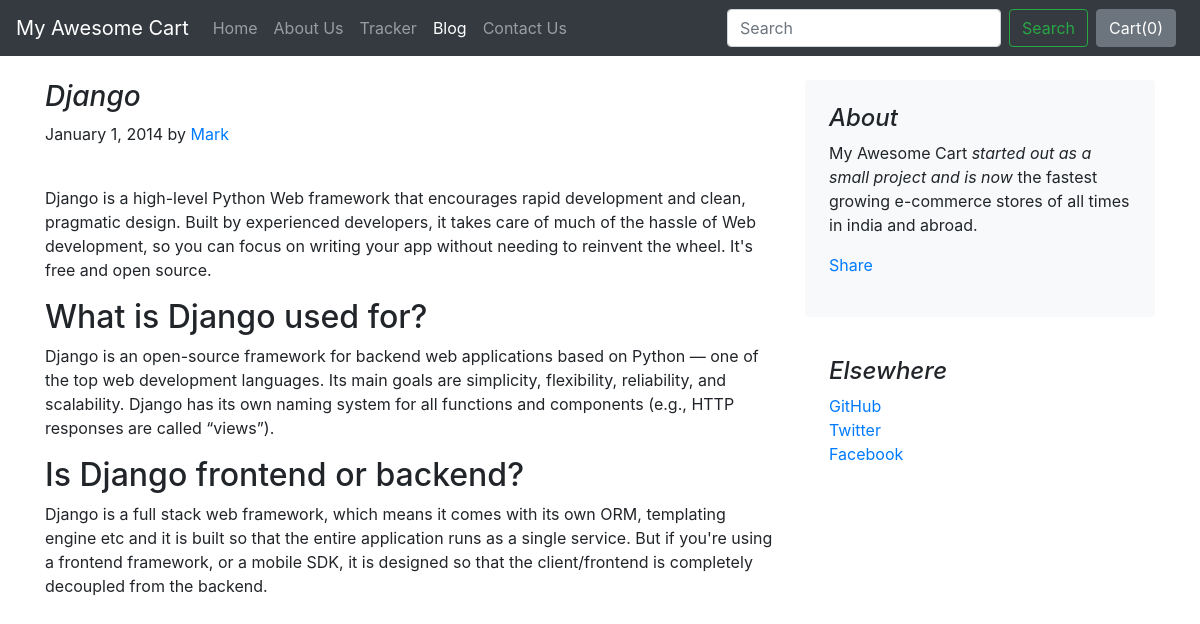
The page /blog/blogpost/1 on the database its author committed.
### blog/models.py (models this page shows)
class Blogpost(models.Model):
    post_id = models.AutoField(primary_key=True)
    title = models.CharField(max_length=50)
    head0 = models.CharField(max_length=500, default="")
    chead0 = models.CharField(max_length=5000, default="")
    head1 = models.CharField(max_length=500, default="")
    chead1 = models.CharField(max_length=5000, default="")
    head2 = models.CharField(max_length=500, default="")
    chead2 = models.CharField(max_length=5000, default="")
    pub_date = models.DateField()
    thumbnail = models.ImageField(upload_to='shop/images', default="")
    def __str__(self):
        return self.title

### blog/views.py (the view)
# urls.py: path("blogpost/<int:id>", views.blogpost, name="blogHome")
def blogpost(request, id):
    post = Blogpost.objects.filter(post_id = id)[0]
    print(post)
    return render(request, 'blog/blogpost.html',
                  {'post':post})

### blog/templates/blog/blogpost.html (shortened to what this page needs)
{% extends 'blog/basic.html' %}
{% block body %}
<div class="container">
    <div class="row mt-4">
        <div class="col-md-8 blog-main">
            <h3 class="font-italic">
                {{post.title}}
            </h3>
            <div class="blog-post">
                <p class="blog-post-meta">January 1, 2014 by <a href="#">Mark</a></p>
                <div class="fb-like" data-href="http://127.0.0.1:8000/blog/blogpost/{{post.post_id}}" data-layout="standard" data-action="like" data-size="large" data-show-faces="false" data-share="true"></div><br>
                <p>{{post.chead0}}</p>
                <h2>{{post.head1}}</h2>
                <p>{{post.chead1}}</p>
                <h2>{{post.head2}}</h2>
                <p>{{post.chead2}}</p>
            </div>
        </div>
        <aside class="col-md-4 blog-sidebar">
            <div class="p-4 mb-3 bg-light rounded">
                <h4 class="font-italic">About</h4>
                <p class="mb-0">My Awesome Cart <em>started out as a small project and is now</em> the fastest growing e-commerce stores of all times in india and abroad.</p>
                <div class="my-3 fb-share-button" data-href="http://127.0.0.1:8000/blog/blogpost/{{post.post_id}}" data-layout="button_count" data-size="large"><a target="_blank" href="https://www.facebook.com/sharer/sharer.php?u=http%3A%2F%2F127.0.0.1%3A8000%2Fblog%2Fblogpost%2F4&amp;src=sdkpreparse" class="fb-xfbml-parse-ignore">Share</a></div>
            </div>
            <div class="p-4">
                <h4 class="font-italic">Elsewhere</h4>
                <ol class="list-unstyled">
                    <li><a href="#">GitHub</a></li>
                    <li><a href="#">Twitter</a></li>
                    <li><a href="#">Facebook</a></li>
                </ol>
            </div>
        </aside>
    </div>
</div>
{% endblock %}

### rows shown on the page
Blogpost: title "Django", chead0 "Django is a high-level Python Web framework that encourages rapid development and clean, pragmatic design. Built by experienced developers, it takes care of much of the hassle of Web development, so you can focus on writing your app without needing to reinvent the wheel. It's free and open source.", head1 "What is Django used for?", chead1 "Django is an open-source framework for backend web applications based on Python — one of the top web development languages. Its main goals are simplicity, flexibility, reliability, and scalability. Django has its own naming system for all functions and components (e.g., HTTP responses are called “views”).", head2 "Is Django frontend or backend?", chead2 "Django is a full stack web framework, which means it comes with its own ORM, templating engine etc and it is built so that the entire application runs as a single service. But if you're using a frontend framework, or a mobile SDK, it is designed so that the client/frontend is completely decoupled from the backend."
